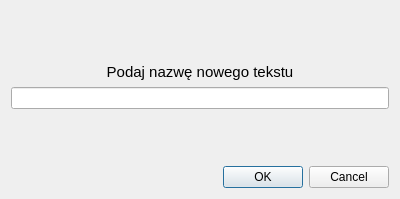
<?xml version="1.0" encoding="UTF-8"?>
<ui version="4.0">
 <class>NewTestName</class>
 <widget class="QDialog" name="NewTestName">
  <property name="geometry">
   <rect>
    <x>0</x>
    <y>0</y>
    <width>400</width>
    <height>199</height>
   </rect>
  </property>
  <property name="windowTitle">
   <string>Dialog</string>
  </property>
  <layout class="QVBoxLayout" name="verticalLayout">
   <item>
    <spacer name="verticalSpacer_2">
     <property name="orientation">
      <enum>Qt::Vertical</enum>
     </property>
     <property name="sizeHint" stdset="0">
      <size>
       <width>20</width>
       <height>35</height>
      </size>
     </property>
    </spacer>
   </item>
   <item>
    <widget class="QLabel" name="label">
     <property name="font">
      <font>
       <pointsize>11</pointsize>
      </font>
     </property>
     <property name="text">
      <string>Podaj nazwę nowego tekstu</string>
     </property>
     <property name="alignment">
      <set>Qt::AlignCenter</set>
     </property>
    </widget>
   </item>
   <item>
    <widget class="QLineEdit" name="lineEdit">
     <property name="sizePolicy">
      <sizepolicy hsizetype="Expanding" vsizetype="Fixed">
       <horstretch>0</horstretch>
       <verstretch>0</verstretch>
      </sizepolicy>
     </property>
     <property name="alignment">
      <set>Qt::AlignLeading|Qt::AlignLeft|Qt::AlignVCenter</set>
     </property>
    </widget>
   </item>
   <item>
    <spacer name="verticalSpacer">
     <property name="orientation">
      <enum>Qt::Vertical</enum>
     </property>
     <property name="sizeHint" stdset="0">
      <size>
       <width>20</width>
       <height>36</height>
      </size>
     </property>
    </spacer>
   </item>
   <item>
    <widget class="QDialogButtonBox" name="buttonBox">
     <property name="orientation">
      <enum>Qt::Horizontal</enum>
     </property>
     <property name="standardButtons">
      <set>QDialogButtonBox::Cancel|QDialogButtonBox::Ok</set>
     </property>
    </widget>
   </item>
  </layout>
 </widget>
 <resources/>
 <connections>
  <connection>
   <sender>buttonBox</sender>
   <signal>accepted()</signal>
   <receiver>NewTestName</receiver>
   <slot>accept()</slot>
   <hints>
    <hint type="sourcelabel">
     <x>248</x>
     <y>254</y>
    </hint>
    <hint type="destinationlabel">
     <x>157</x>
     <y>274</y>
    </hint>
   </hints>
  </connection>
  <connection>
   <sender>buttonBox</sender>
   <signal>rejected()</signal>
   <receiver>NewTestName</receiver>
   <slot>reject()</slot>
   <hints>
    <hint type="sourcelabel">
     <x>316</x>
     <y>260</y>
    </hint>
    <hint type="destinationlabel">
     <x>286</x>
     <y>274</y>
    </hint>
   </hints>
  </connection>
 </connections>
</ui>
